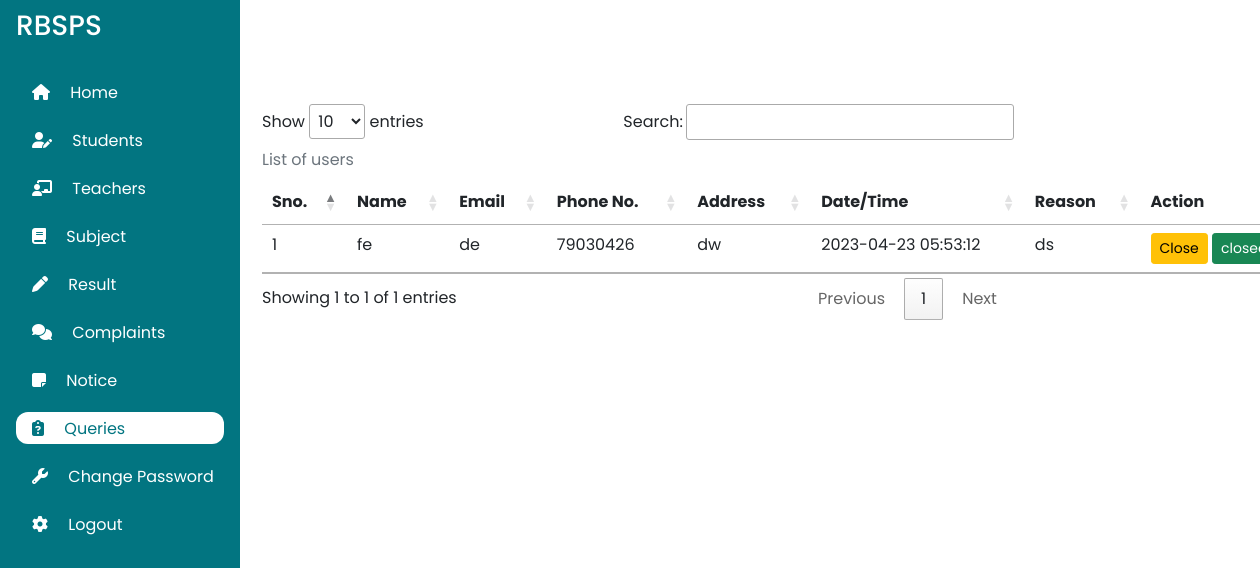
/admin/manageQuery.php, run on the app's committed database.
### tables this page shows
CREATE TABLE `query` (
  `sid` int(11) NOT NULL,
  `name` varchar(100) NOT NULL,
  `class` int(2) NOT NULL,
  `roll` int(5) NOT NULL,
  `email` varchar(100) NOT NULL,
  `phone` int(15) NOT NULL,
  `address` text NOT NULL,
  `date` datetime NOT NULL,
  `reason` text NOT NULL
);

### admin/manageQuery.php (the view, shortened to what this page needs)
<?php
require '../connection.php';
?>
<!DOCTYPE html>
<html lang="en">
<head>
    <link rel="stylesheet" href="//cdn.datatables.net/1.11.5/css/jquery.dataTables.min.css">
    <link rel="stylesheet" href="//cdn.datatables.net/1.12.1/css/jquery.dataTables.min.css">
    <link href="https://cdn.jsdelivr.net/npm/bootstrap@5.1.3/dist/css/bootstrap.min.css" rel="stylesheet"
>
    <link rel="stylesheet" href="style.css">
</head>
<body>
    <div class="sidebar">
        <div class="sidebar-header">
            <h3 class="brand">
                <span>RBSPS</span>
            </h3>
        </div>
        <div class="sidebar-menu">
            <ul>
            <li>
                    <a href="index.php">
                        <i class="fa-sharp fa-solid fa-house"></i>
                        <span>Home</span>
                    </a>
                </li>
                <li >
                    <a href="manageStudent.php">
                        <i class="fa-solid fa-user-pen"></i>
                        <span>Students</span>
                    </a>
                </li>
                <li >
                    <a href="manageTeacher.php">
                        <i class="fa-solid fa-chalkboard-user"></i>
                        <span>Teachers</span>
                    </a>
                </li>
                <li>
                    <a href="manageSubject.php">
                        <i class="fa fa-book"></i>
                        <span>Subject</span>
                    </a>
                </li>
                <li>
                    <a href="editResult.php">
                        <i class="fa-solid fa-pen"></i>
                        <span>Result</span>
                    </a>
                </li>
                <li>
                    <a href="viewComplaints.php">
                        <i class="fa-solid fa-comments"></i>
                        <span>Complaints</span>
                    </a>
                </li>
                <li>
                    <a href="manageNotice.php">
                        <i class="fa fa-sticky-note"></i>
                        <span>Notice</span>
                    </a>
                </li>
                <li class="active">
                    <a href="#">
                        <i class="fa-solid fa-clipboard-question"></i>
                        <span>Queries</span>
                    </a>
                </li>
                <li>
                    <a href="changePassword.php">
                        <i class="fa-solid fa-wrench"></i>
                        <span>Change Password</span>
                    </a>
                </li>
                <li>
                    <a href="logout.php">
                        <i class="fa-solid fa-gear"></i>
                        <span>Logout</span>
                    </a>
                </li>
            </ul>
        </div>
    </div>
    <div class="main-content">
        <div class="table-cont" style="width: 55%; margin: 10px;    padding-top: 70px;">
        <div class="container my-4">
            <table class="table table-hover caption-top" id="myTable" style="width:140%">
                <caption>List of users</caption>
                <thead>
                    <tr>
                        <th scope="col">Sno.</th>
                        <th scope="col">Name</th>
                        <th scope="col">Email</th>
                        <th scope="col">Phone No.</th>
                        <th scope="col">Address</th>
                        <th scope="col">Date/Time</th>
                        <th scope="col">Reason</th>
                        <th scope="col">Action</th>
                    </tr>
                </thead>
                <tbody>
                <?php
                    $sql = "SELECT * FROM `query`";
                    $result = mysqli_query($conn, $sql);
                    $sno = 0;
                    while ($row = mysqli_fetch_assoc($result)) {
                            $sno +=1;
                        echo "
                        <tr>
                            <td scope='row'>" . $sno . "</td>
                            <td scope='row'>" . $row['name'] . "</td>
                            <td scope='row'>" . $row['email'] . "</td>
                            <td scope='row'>" . $row['phone'] . "</td>
                            <td scope='row'>" . $row['address'] . "</td>
                            <td scope='row'>" . $row['date'] . "</td>
                            <td scope='row'>" . $row['reason'] . "</td>
                            <td scope='row'>
                            <button type='button' class='btn btn-sm btn-warning'>Close</button>
                            <button type='button' class='btn btn-sm btn-success'>closed</button>
                        </td>
                        </tr>";
                    }
                    ?>
                </tbody>
            </table>
    </div>
    </div>
</body>
</html>

### admin/style.css (style rules this page uses)
:root { --main-color: #027581; --color-dark: #1d2231; --text-grey: #8390A2; }
* { font-family: 'Poppins',sans-serif; margin: 0; padding: 0; text-decoration: none; list-style-type: none; box-sizing: border-box; }
.sidebar { height: 100%; width: 240px; position: fixed; left:0; top: 0; z-index: 100; background: var(--main-color ); color:#fff; overflow-y: auto; transition: width 500ms; }
.sidebar-header { display: flex; justify-content: space-between; align-items: center; height: 60px; padding: 0rem 1rem; }
.sidebar-menu { padding: 1rem; }
.sidebar li { margin-bottom: 1rem; }
.sidebar a { color: #fff; font-size: 1rem; }
.active { background-color:#fff; border-radius: 12px; }
.active a { color:#027581; }
.sidebar a i:first-child { padding: 0.5rem 1rem; }
.main-content { position: relative; margin-left: 240px; transition: margin-left 500ms; }

### admin/manageQuery.php (style rules this page uses)
.sidebar ul { padding-left: 0; }
.sidebar a { text-decoration: none; }

### data on the page
query: name "fe", email "de", phone "79030426", address "dw", date "2023-04-23 05:53:12", reason "ds"
